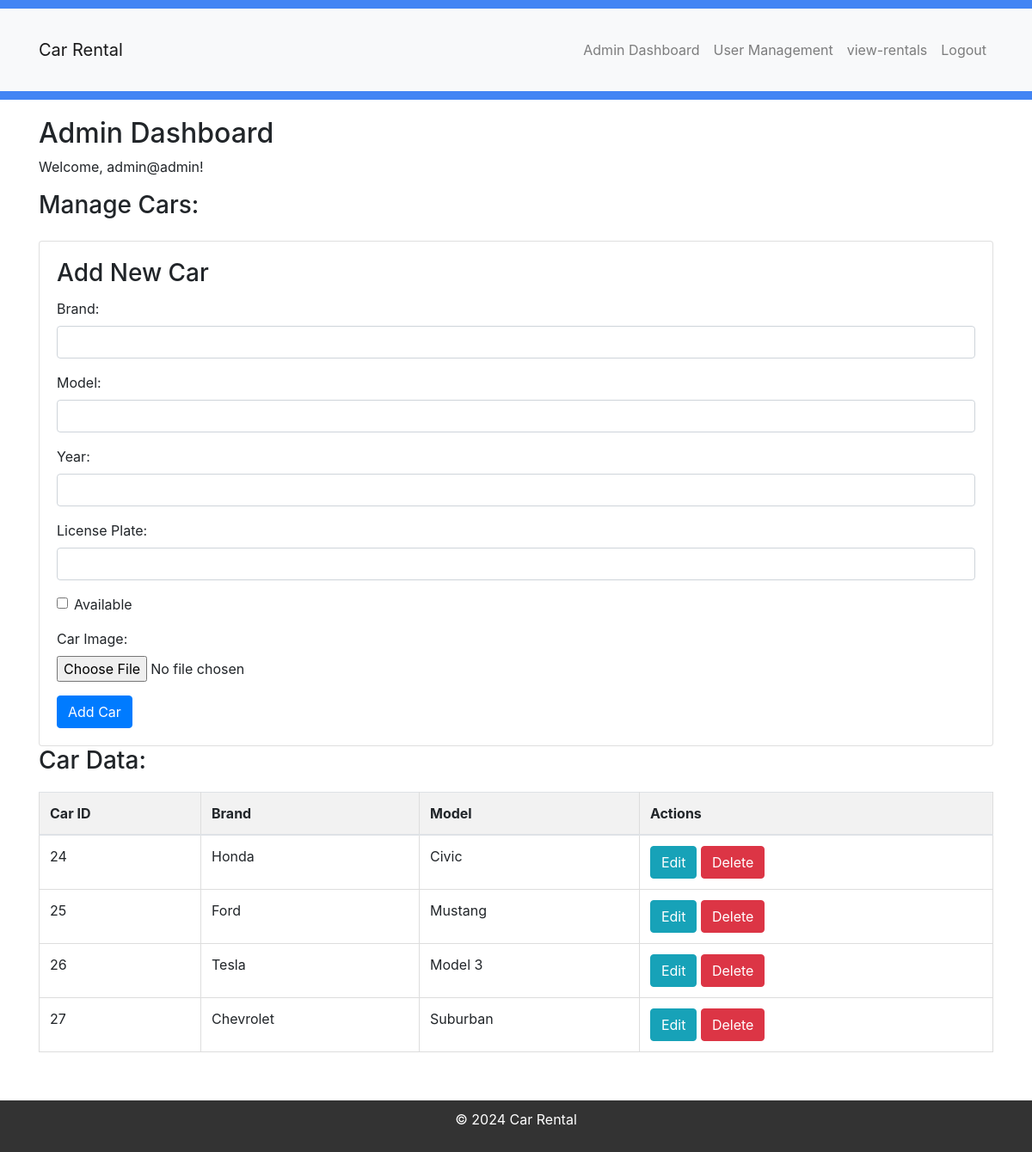
/car-rental2/pages/admin_pages/admin-dashboard.php (signed in), run on the app's committed database.
### tables this page shows
CREATE TABLE `cars` (
  `CarID` int(11) NOT NULL,
  `Brand` varchar(255) NOT NULL,
  `Model` varchar(255) NOT NULL,
  `Year` int(11) NOT NULL,
  `LicensePlate` varchar(20) NOT NULL,
  `Availability` tinyint(1) NOT NULL,
  `Image` varchar(255) DEFAULT NULL,
  `PricePerMonth` decimal(10,2) NOT NULL,
  `VehicleType` varchar(255) NOT NULL,
  `description` varchar(1800) DEFAULT NULL
);

### car-rental2/classes/Car.php (called while the page is built, shortened)
<?php
require_once('Database.php');
class Car {
    private $db;
    public function __construct(Database $database) {
        $this->db = $database;
    }
    public function getAllCars() {
        $sql = "SELECT * FROM cars";
        try {
            $stmt = $this->db->query($sql);
            if ($stmt) {
                return $stmt->fetchAll(PDO::FETCH_ASSOC);
            } else {
                return [];
            }
        } catch (PDOException $e) {
            echo "Error: " . $e->getMessage();
            return [];
        }
    }
}
?>

### car-rental2/classes/Database.php (called while the page is built, shortened)
<?php
class Database {
    private $conn;
    public function __construct() {
        try {
            $dsn = "mysql:host=" . DB_HOST . ";dbname=" . DB_NAME . ";port=" . DB_PORT;
            $options = [
                PDO::ATTR_ERRMODE            => PDO::ERRMODE_EXCEPTION,
                PDO::ATTR_DEFAULT_FETCH_MODE => PDO::FETCH_ASSOC,
                PDO::ATTR_EMULATE_PREPARES   => false,
            ];
            $this->conn = new PDO($dsn, DB_USER, DB_PASSWORD, $options);
        } catch (PDOException $e) {
            die("Connection failed: " . $e->getMessage());
        }
    }
    public function query($sql, $params = []) {
        $stmt = $this->conn->prepare($sql);
        $stmt->execute($params);
        return $stmt;
    }
}
?>

### car-rental2/pages/admin_pages/admin-dashboard.php (the view, shortened to what this page needs)
<?php
require_once('../../classes/Database.php');
require_once('../../classes/Admin.php');
require_once('../../classes/Car.php');
$database = new Database();
$car = new Car($database);
$adminInfo = $_SESSION['admin'];
?>
<!DOCTYPE html>
<html lang="en">
<head>
    <link rel="stylesheet" href="../../assets/css/style.css">
</head>
<body>
    <?php include('../../includes/header.php'); ?>
    <div class="container">
        <h2>Admin Dashboard</h2>
        <p>Welcome, <?php echo $adminInfo['username']; ?>!</p>
        <h3>Manage Cars:</h3>
<div class="card mt-4">
    <div class="card-body">
        <h3 class="card-title">Add New Car</h3>
        <form method="post" action="" enctype="multipart/form-data">
            <div class="form-group">
                <label for="brand">Brand:</label>
                <input type="text" class="form-control" id="brand" name="brand" required>
            </div>
            <div class="form-group">
                <label for="model">Model:</label>
                <input type="text" class="form-control" id="model" name="model" required>
            </div>
            <div class="form-group">
                <label for="year">Year:</label>
                <input type="number" class="form-control" id="year" name="year" required>
            </div>
            <div class="form-group">
                <label for="licensePlate">License Plate:</label>
                <input type="text" class="form-control" id="licensePlate" name="licensePlate" required>
            </div>
            <div class="form-group form-check">
                <input type="checkbox" class="form-check-input" id="availability" name="availability">
                <label class="form-check-label" for="availability">Available</label>
            </div>
            <div class="form-group">
                <label for="carImage">Car Image:</label>
                <input type="file" class="form-control-file" id="carImage" name="carImage" accept="image/*" required>
            </div>
            <button type="submit" name="addCar" class="btn btn-primary">Add Car</button>
        </form>
    </div>
</div>
        <h3>Car Data:</h3>
        <table class="table">
            <thead>
                <tr>
                    <th>Car ID</th>
                    <th>Brand</th>
                    <th>Model</th>
                    <th>Actions</th>
                </tr>
            </thead>
            <tbody>
                <?php
                $cars = $car->getAllCars();
                foreach ($cars as $car):
                ?>
                    <tr>
                        <td><?php echo $car['CarID']; ?></td>
                        <td><?php echo $car['Brand']; ?></td>
                        <td><?php echo $car['Model']; ?></td>
                        <td>
                            <a href="edit-car.php?id=<?php echo $car['CarID']; ?>" class="btn btn-info">Edit</a>
                            <a href="?delete_car_id=<?php echo $car['CarID']; ?>" class="btn btn-danger" onclick="return confirm('Are you sure you want to delete this car?')">Delete</a>
                        </td>
                    </tr>
                <?php endforeach; ?>
            </tbody>
        </table>
    </div>
    <?php include('../../includes/footer.php'); ?>
</body>
</html>

### car-rental2/assets/css/style.css (style rules this page uses)
body, h1, h2, h3, p, ul, li { margin: 0; padding: 0; }
.container { max-width: 1200px; margin: 0 auto; padding: 20px; }

### car-rental2/pages/admin_pages/admin-dashboard.php (style rules this page uses)
table { width: 100%; border-collapse: collapse; margin-top: 20px; }
table, th, td { border: 1px solid #ddd; }
th, td { padding: 12px; text-align: left; }
th { background-color: #f2f2f2; }

### data on the page
cars: CarID "24", Brand "Honda", Model "Civic"
cars: CarID "25", Brand "Ford", Model "Mustang"
cars: CarID "26", Brand "Tesla", Model "Model 3"
cars: CarID "27", Brand "Chevrolet", Model "Suburban"

### other printed values
$adminInfo['username'] "admin@admin"
